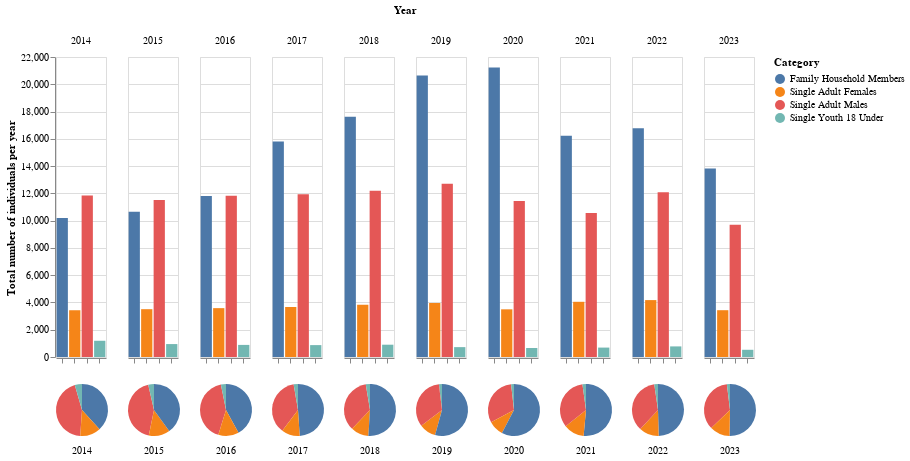

Notebook code for this chart:
### Markdown cell above
### GRAPH ABOVE goes on dashboard

<br>

### Code cell
indvd_year = indvd.copy()
indvd_year['Year'] = indvd_year['Date'].apply(lambda x: x.strftime('%Y'))

indvd_mean_count_year_plot = alt.Chart(indvd_year).encode(
    column=alt.Column('Year'),
    x=alt.X('Category', title='').axis(labels=False),
    y=alt.Y('sum(Count_)', title='Total number of individuals per year'),
    color=alt.Color('Category')
).mark_bar().properties(width=50).interactive()

indvd_mean_pies_tot = alt.Chart(indvd_year).mark_arc().encode(
    column=alt.Column('Year', title='', header=alt.Header(labelOrient='bottom')),
    color=alt.Color('Category'),
    theta='sum(Count_)'
).properties(height=52, width=52)

indvd_mean_count_year_plot & indvd_mean_pies_tot

### Figure 1 — Vega-Lite specification as saved in the notebook (floating-point values rounded to 4 significant figures; data arrays with more than 128 entries replaced by an {"elided": "..."} marker saying what was removed)
{"config": {"view": {"continuousWidth": 300, "continuousHeight": 300}}, "vconcat": [{"mark": {"type": "bar"}, "encoding": {"color": {"field": "Category", "type": "nominal"}, "column": {"field": "Year", "type": "nominal"}, "x": {"axis": {"labels": false}, "field": "Category", "title": "", "type": "nominal"}, "y": {"aggregate": "sum", "field": "Count_", "title": "Total number of individuals per year", "type": "quantitative"}}, "name": "view_2", "width": 50}, {"mark": {"type": "arc"}, "encoding": {"color": {"field": "Category", "type": "nominal"}, "column": {"field": "Year", "header": {"labelOrient": "bottom"}, "title": "", "type": "nominal"}, "theta": {"aggregate": "sum", "field": "Count_", "type": "quantitative"}}, "height": 52, "width": 52}], "data": {"name": "data-1fa7ac291c543ccfaa407ac60ac4978e"}, "params": [{"name": "param_5", "select": {"type": "interval", "encodings": ["x", "y"]}, "bind": "scales", "views": ["view_2"]}], "$schema": "https://vega.github.io/schema/vega-lite/v5.8.0.json", "datasets": {"data-1fa7ac291c543ccfaa407ac60ac4978e": {"elided": "468 records"}}}
